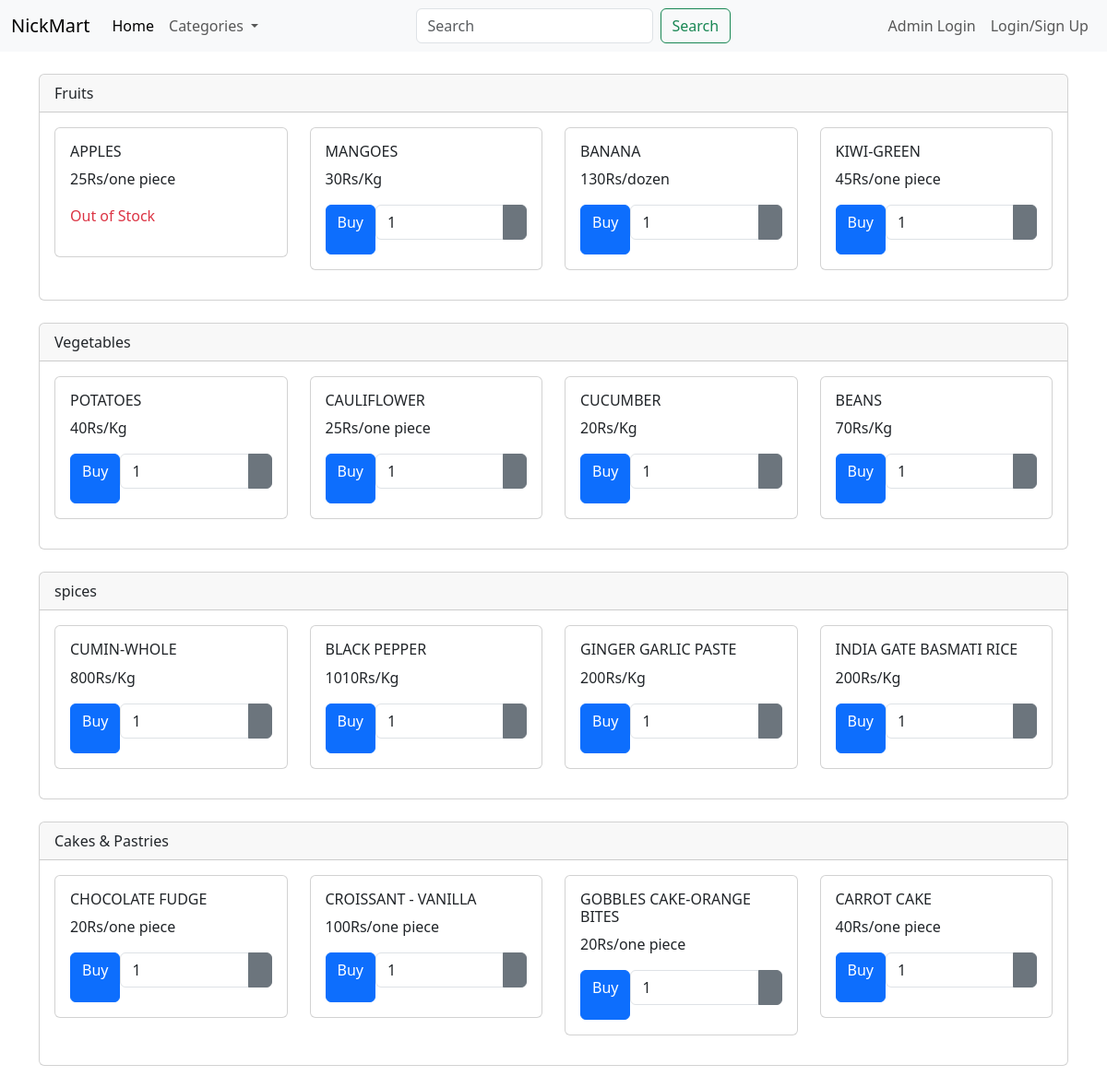
The page / on the database its author committed.
### app.py (models this page shows)
class Category(db.Model):
    id = db.Column(db.Integer, primary_key=True)
    name = db.Column(db.String(255), nullable=False, unique=True)
    products = db.relationship('Product', backref='category', lazy=True)

class Product(db.Model):
    id = db.Column(db.Integer, primary_key=True)
    name = db.Column(db.String(255), nullable=False)
    manufacture_date = db.Column(db.Date)
    expiry_date = db.Column(db.Date)
    unit = db.Column(db.String(50))
    rate_per_unit = db.Column(db.String(50))  # For example, "Rs/Kg", "Rs/Litre"
    price = db.Column(db.Float, nullable=False)
    available_quantity = db.Column(db.Float, nullable=False)
    category_id = db.Column(db.Integer, db.ForeignKey('category.id'), nullable=False)
    carts = db.relationship('Cart', backref='product', lazy=True)
    user_products = db.relationship('UserProduct', backref='product', lazy=True)

### app.py (the view)
@app.route('/',  methods=['GET', 'POST'])
def index():
    categories = Category.query.all()
    return render_template('index.html', categories=categories)

### templates/index.html (shortened to what this page needs)
<!doctype html>
<html lang="en">
  <head>
    <link href="https://cdn.jsdelivr.net/npm/bootstrap@5.3.1/dist/css/bootstrap.min.css" rel="stylesheet">
  </head>
  <body>
    <nav class="navbar navbar-expand-lg bg-body-tertiary">
      <div class="container-fluid">
        <a class="navbar-brand" href="/">NickMart</a>
        <div class="collapse navbar-collapse" id="navbarSupportedContent">
          <ul class="navbar-nav me-auto mb-2 mb-lg-0">
            <li class="nav-item">
              <a class="nav-link active" aria-current="page" href="/">Home</a>
            </li>
            <li class="nav-item dropdown">
              <a class="nav-link dropdown-toggle" href="#" role="button" data-bs-toggle="dropdown" aria-expanded="false">
                  Categories
              </a>
          </li>
              </ul>
          <form class="d-flex mx-auto" action="{{ url_for('search') }}" method="GET">
            <input class="form-control me-2" type="search" name="q" placeholder="Search" aria-label="Search">
            <button class="btn btn-outline-success" type="submit">Search</button>
        </form>
          <ul class="navbar-nav ms-auto mb-2 mb-lg-0">
            <li class="nav-item">
              <a class="nav-link" href="{{url_for('admin_login')}}">Admin Login</a>
            </li>
            <li class="nav-item">
              <a class="nav-link" href="{{url_for('user_login')}}">Login/Sign Up</a>
            </li>
          </ul>
        </div>
      </div>
    </nav>
    {% block content %}
<div class="container mt-4">
    {% for category in categories %}
    <div class="card mb-4">
        <div class="card-header">{{ category.name }}</div>
        <div class="card-body">
            <div class="row">
                {% for product in category.products %}
                <div class="col-md-3">
                    <div class="card mb-3">
                        <div class="card-body">
                            <h6 class="card-title">{{ product.name }}</h6>
                            <p class="card-text">{{ product.rate_per_unit }}{{ product.unit }}</p>
                            <div class="d-flex justify-content-between">
                                {% if product.available_quantity == 0 %}
                                    <p class="text-danger">Out of Stock</p>
                                {% else %}
                                    <a href="{{url_for('buy_product', product_id=product.id)}}"class="btn btn-primary">Buy</a>
                                    <form action="{{ url_for('add_to_cart', product_id=product.id) }}" method="POST" class="mb-3 quantity-input">
                                        <div class="input-group">
                                            <input type="number" name="quantity" class="form-control" min="1" value="1" required>
                                            <button type="submit" class="btn btn-secondary">
                                            </button>
                                        </div>
                                    </form>
                                {% endif %}
                            </div>
                        </div>
                    </div>
                </div>
                {% endfor %}
            </div>
        </div>
    </div>
    {% endfor %}
</div>
{% endblock %}
  </body>
</html>

### rows shown on the page
Category: name "Fruits"
Product: name "APPLES", rate_per_unit "25", unit "Rs/one piece", available_quantity "Out of Stock"
Product: name "MANGOES", rate_per_unit "30", unit "Rs/Kg"
Product: name "BANANA", rate_per_unit "130", unit "Rs/dozen"
Product: name "KIWI-GREEN", rate_per_unit "45", unit "Rs/one piece"
Category: name "Vegetables"
Product: name "POTATOES", rate_per_unit "40", unit "Rs/Kg"
Product: name "CAULIFLOWER", rate_per_unit "25", unit "Rs/one piece"
Product: name "CUCUMBER", rate_per_unit "20", unit "Rs/Kg"
Product: name "BEANS", rate_per_unit "70", unit "Rs/Kg"
Category: name "spices"
Product: name "CUMIN-WHOLE", rate_per_unit "800", unit "Rs/Kg"
Product: name "BLACK PEPPER", rate_per_unit "1010", unit "Rs/Kg"
Product: name "GINGER GARLIC PASTE", rate_per_unit "200", unit "Rs/Kg"
Product: name "INDIA GATE BASMATI RICE", rate_per_unit "200", unit "Rs/Kg"
Category: name "Cakes & Pastries"
Product: name "CHOCOLATE FUDGE", rate_per_unit "20", unit "Rs/one piece"
Product: name "CROISSANT - VANILLA", rate_per_unit "100", unit "Rs/one piece"
Product: name "GOBBLES CAKE-ORANGE BITES", rate_per_unit "20", unit "Rs/one piece"
Product: name "CARROT CAKE", rate_per_unit "40", unit "Rs/one piece"
